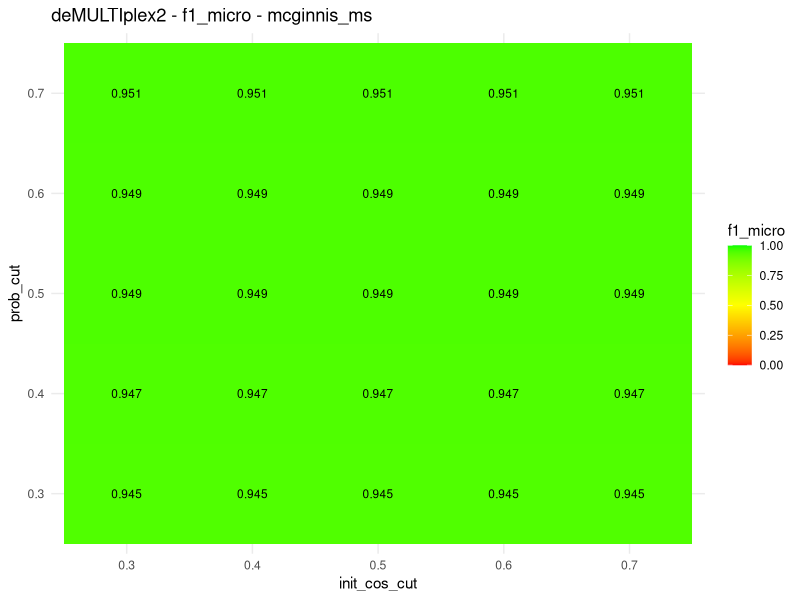
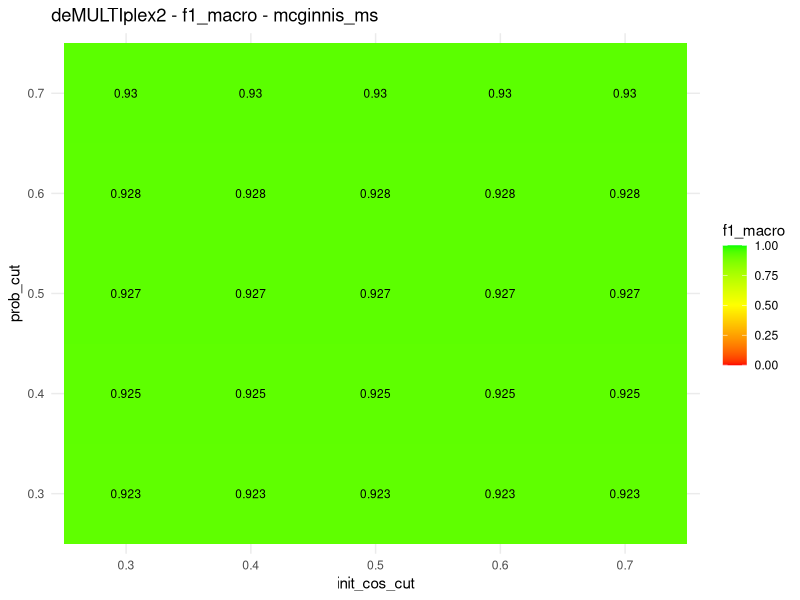
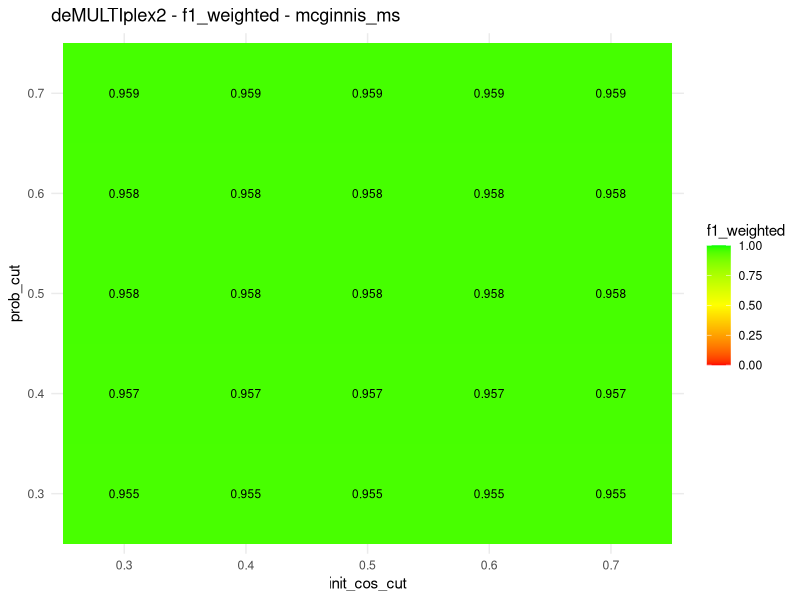
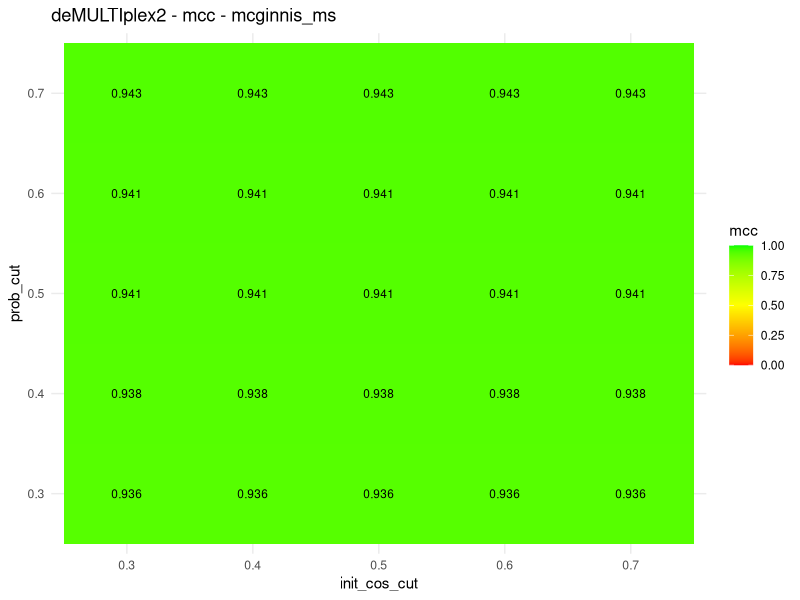
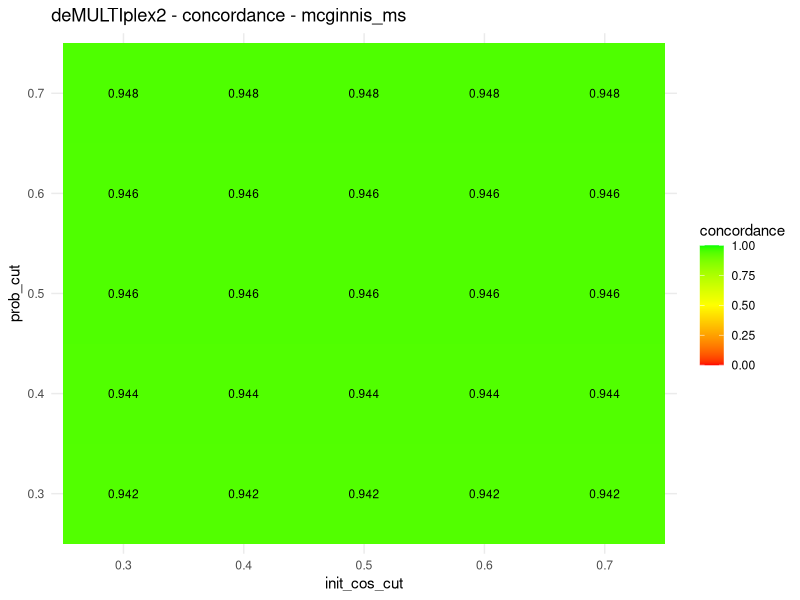
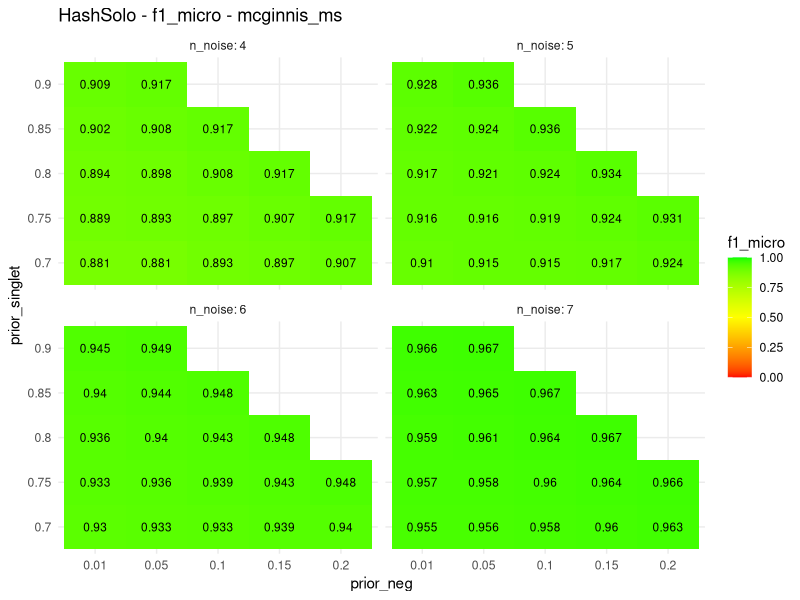
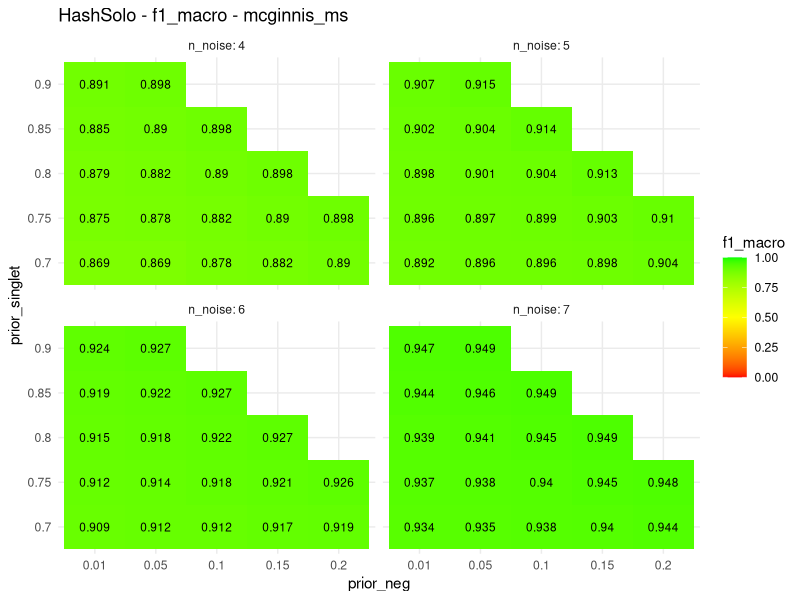
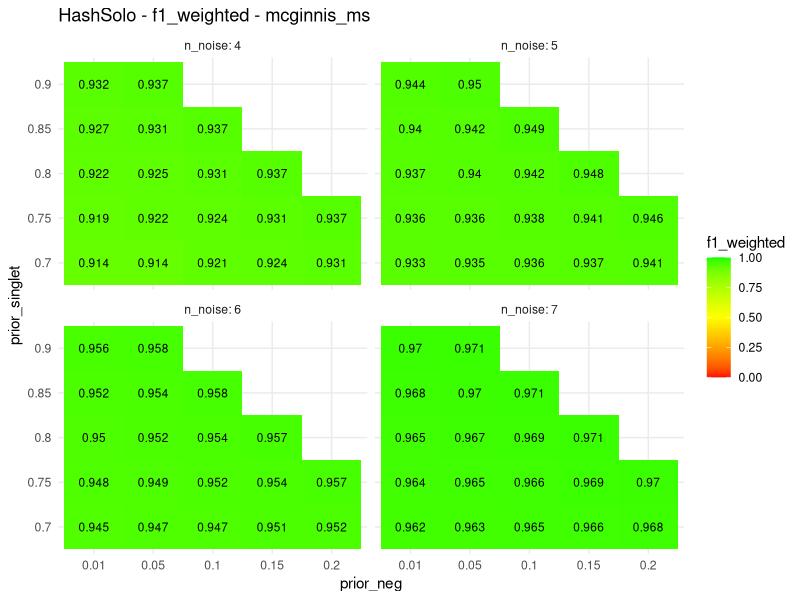

These figures' R source, in order:
#Script to plot scores

# TO RUN:
#        conda activate demux-r
#        Rscript analysis/parameter_analysis/sensitivity_plot.R

library(ggplot2)

#load results
dm2_results_df <- read.csv('analysis/parameter_analysis/dm2_mcginnis_ms.csv')
hashsolo_df <- read.csv('analysis/parameter_analysis/hashsolo_mcginnis_ms.csv')

dir.create('analysis/parameter_analysis/figures', recursive = TRUE, showWarnings = FALSE)

metrics <- c('f1_micro', 'f1_macro', 'f1_weighted', 'mcc', 'concordance')

# demultiplex2 heatmaps
for (metric in metrics) {
  p <- ggplot(dm2_results_df, aes(x = factor(init_cos_cut), y = factor(prob_cut), fill = .data[[metric]])) +
    geom_tile() +
    geom_text(aes(label = round(.data[[metric]], 3)), size = 3) +
    scale_fill_gradient2(low = 'red', mid = 'yellow', high = 'green',
                         midpoint = 0.5, limits = c(0, 1)) +
    labs(title = paste('deMULTIplex2 -', metric, '- mcginnis_ms'),
         x = 'init_cos_cut', y = 'prob_cut') +
    theme_minimal()
  
  ggsave(paste0('analysis/parameter_analysis/figures/dm2_', metric, '_mcginnis_ms.pdf'), p)
  print(p)
}

# hashsolo heatmaps - facet by n_noise
for (metric in metrics) {
  p <- ggplot(hashsolo_df, aes(x = factor(prior_neg), y = factor(prior_singlet), fill = .data[[metric]])) +
    geom_tile() +
    geom_text(aes(label = round(.data[[metric]], 3)), size = 3) +
    scale_fill_gradient2(low = 'red', mid = 'yellow', high = 'green',
                         midpoint = 0.5, limits = c(0, 1)) +
    facet_wrap(~ n_noise, labeller = label_both) +
    labs(title = paste('HashSolo -', metric, '- mcginnis_ms'),
         x = 'prior_neg', y = 'prior_singlet') +
    theme_minimal()
  
  ggsave(paste0('analysis/parameter_analysis/figures/hashsolo_', metric, '_mcginnis_ms.pdf'), p)
  print(p)
}

message(paste('Done :)'))
